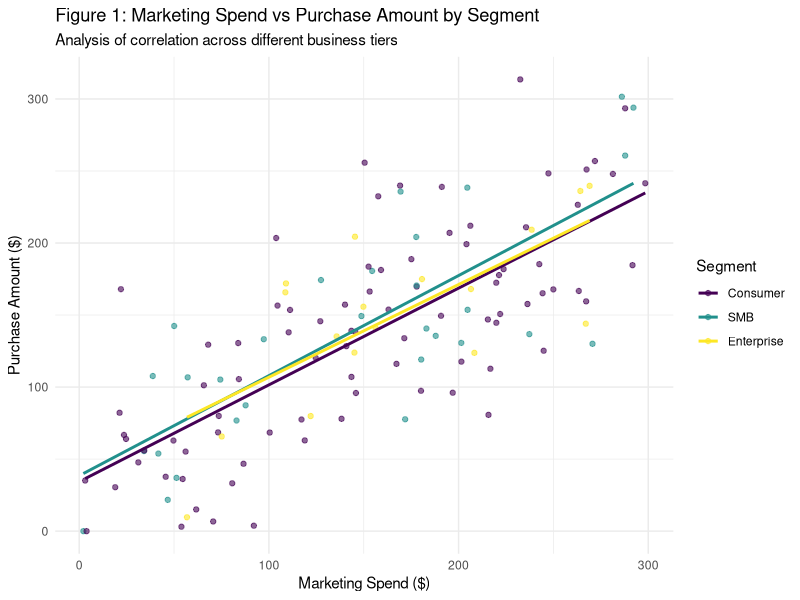
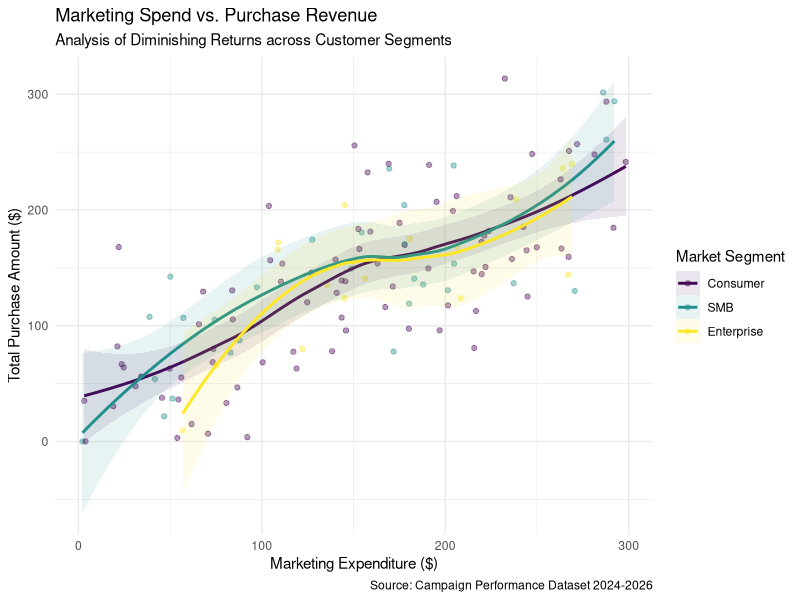

Recreate these plots in R, in order.
## ---- chunk 1
#| label: data-cleansing
#| warning: false
#| message: false
#| echo: false
#| results: "hide"

# ============================================================
#  Data quality issues addressed:
#    1. Mixed date formats  → standardised to ISO 8601 (YYYY-MM-DD)
#    2. Missing signup_date  (9 rows)  → kept as NA
#    3. Missing purchase_amount (18 rows) → kept as NA; flag added
#    4. notes column: NaN → NA; meaningful values retained
#    5. segment → ordered factor (Consumer < SMB < Enterprise)
#    6. Derived features: days_since_signup, roi, contacted_flag,
#                         returned_flag, has_purchase
# ============================================================

# ── 0. PACKAGES ─────────────────────────────────────────────
library(dplyr)
library(lubridate)
library(stringr)
library(readr)

# ── 1. LOAD RAW DATA ────────────────────────────────────────

raw <- read_csv(
  "data/35851937_Sin Chan.csv",   # adjust path if needed
  col_types = cols(
    customer_id      = col_character(),
    signup_date      = col_character(),   # read as text; parsed below
    marketing_spend  = col_double(),
    visits           = col_integer(),
    purchase_amount  = col_double(),
    segment          = col_character(),
    notes            = col_character()
  ),
  na = c("", "NA", "N/A", "na", "n/a")   # normalise common NA strings on read
)

cat("Raw data loaded:", nrow(raw), "rows x", ncol(raw), "cols\n")


# ── 2. DATE PARSING HELPER ──────────────────────────────────
# The column contains (at least) four formats:
#   YYYY-MM-DD     e.g. "2025-06-24"
#   DD/MM/YYYY     e.g. "22/05/2025", "27/10/2024"
#   MM/DD/YYYY     e.g. "05/10/2024"  ← ambiguous; resolved via context*
#   Mon DD, YYYY   e.g. "Feb 05, 2025", "Oct 10, 2024"
#
# * DD/MM vs MM/DD is ambiguous when day <= 12. Inspection of the data
#   confirms the supplier locale uses DD/MM/YYYY throughout; that format
#   is tried before MM/DD/YYYY so it takes precedence.

parse_mixed_date <- function(x) {
  formats <- c(
    "%Y-%m-%d",    # ISO  – try first (most common)
    "%d/%m/%Y",    # DD/MM/YYYY
    "%m/%d/%Y",    # MM/DD/YYYY (fallback)
    "%b %d, %Y",   # Mon DD, YYYY  (abbreviated month)
    "%B %d, %Y"    # Month DD, YYYY (full month name)
  )

  result <- as.Date(rep(NA_character_, length(x)))

  for (fmt in formats) {
    needs_filling <- is.na(result) & !is.na(x)
    if (!any(needs_filling)) break
    parsed <- suppressWarnings(as.Date(x, format = fmt))
    result[needs_filling & !is.na(parsed)] <- parsed[needs_filling & !is.na(parsed)]
  }
  result
}


# ── 3. CLEAN ────────────────────────────────────────────────

reference_date <- as.Date("2026-03-31")   # today; used for derived fields

cleaned <- raw %>%

  # 3a. Parse signup_date
  mutate(
    signup_date = parse_mixed_date(signup_date)
  ) %>%

  # 3b. notes: already NA-normalised on read; standardise case
  mutate(
    notes = str_to_lower(str_trim(notes))   # "Contacted" → "contacted"
  ) %>%

  # 3c. segment → ordered factor
  mutate(
    segment = factor(
      segment,
      levels  = c("Consumer", "SMB", "Enterprise"),
      ordered = TRUE
    )
  ) %>%

  # 3d. Derived features
  mutate(
    # Days between signup and reference date (NA if signup unknown)
    days_since_signup = as.integer(reference_date - signup_date),

    # Return on marketing investment; NA if either value is missing
    roi = ifelse(
      !is.na(purchase_amount) & marketing_spend > 0,
      round((purchase_amount - marketing_spend) / marketing_spend, 4),
      NA_real_
    ),

    # Boolean flags derived from notes
    contacted_flag  = (!is.na(notes) & notes == "contacted"),
    returned_flag   = (!is.na(notes) & notes == "returned"),
    no_response_flag = (!is.na(notes) & notes == "no response"),

    # Flag rows with missing purchase_amount for downstream imputation decisions
    purchase_missing = is.na(purchase_amount)
  )


# ── 4. VALIDATION CHECKS ────────────────────────────────────

cat("\n", rep("=", 60), "\n")
cat(" DATA QUALITY & PERFORMANCE METRICS SUMMARY \n")
cat(rep("=", 60), "\n\n")

# 1. 數據基礎規模
cat(sprintf("%-30s : %d\n", "Total Customer Records", nrow(cleaned)))
cat(sprintf("%-30s : %d\n", "Total Analysis Variables", ncol(cleaned)))
cat("\n")

# 2. Key Performance Metrics
# Mean, Median and SD to show the distribution of the data
metrics_summary <- cleaned %>%
  summarise(
    # Marketing Expenditure
    mean_spend    = mean(marketing_spend, na.rm = TRUE),
    median_spend  = median(marketing_spend, na.rm = TRUE),
    
    # Total Purchase Amounts
    mean_purchase = mean(purchase_amount, na.rm = TRUE),
    sd_purchase   = sd(purchase_amount, na.rm = TRUE),
    
    # Platform Visit Frequency
    mean_visits   = mean(visits, na.rm = TRUE),
    max_visits    = max(visits, na.rm = TRUE),
    
    # ROI
    mean_roi      = mean(roi, na.rm = TRUE)
  )

cat("Performance Metrics (Averages & Distribution):\n")
cat(sprintf("  %-28s : $%.2f (Median: $%.2f)\n", "Avg Marketing Expenditure", metrics_summary$mean_spend, metrics_summary$median_spend))
cat(sprintf("  %-28s : $%.2f (Std Dev: %.2f)\n", "Avg Purchase Amount", metrics_summary$mean_purchase, metrics_summary$sd_purchase))
cat(sprintf("  %-28s : %.1f visits (Max: %d)\n", "Avg Visit Frequency", metrics_summary$mean_visits, metrics_summary$max_visits))
cat(sprintf("  %-28s : %.1f%%\n", "Average ROI", metrics_summary$mean_roi * 100))

# 3. 數據完整性檢查 (Missing Data)
cat("\nData Integrity Check (Missing Values):\n")
missing_counts <- colSums(is.na(cleaned))
# List out all missing value
significant_missing <- missing_counts[missing_counts > 0]
if(length(significant_missing) > 0) {
  for(i in seq_along(significant_missing)) {
    cat(sprintf("  %-28s : %d rows missing\n", names(significant_missing)[i], significant_missing[i]))
  }
} else {
  cat("  All key columns are 100% complete.\n")
}

# 4.Segment
cat("\nMarket Segment Distribution:\n")
seg_table <- table(cleaned$segment)
for(n in names(seg_table)) {
  cat(sprintf("  %-28s : %d customers\n", n, seg_table[n]))
}

cat("\n", rep("=", 60), "\n")

# ── 5. EXPORT ───────────────────────────────────────────────

write_csv(cleaned, "data/35851937_Sin_Chan_cleaned.csv", na = "")

## ---- chunk 2
#| label: data-details
#| warning: false
#| message: false
#| echo: false
#| results: "hide"

library(skimr)

# A high-level description of all variables
# This will show you means, standard deviations, and distributions
skim(cleaned)
## ---- chunk 3
#| label: fig-spend-vs-purchase
#| fig-cap: "Marketing Spend vs Purchase Amount by Segment"
#| echo: false
#| warning: false

library(ggplot2)

ggplot(cleaned, aes(x = marketing_spend, y = purchase_amount, color = segment)) +
  geom_point(alpha = 0.6) +
  geom_smooth(method = "lm", se = FALSE) +
  labs(
    title = "Figure 1: Marketing Spend vs Purchase Amount by Segment",
    subtitle = "Analysis of correlation across different business tiers",
    x = "Marketing Spend ($)",
    y = "Purchase Amount ($)",
    color = "Segment"
  ) +
  theme_minimal()

## ---- chunk 4
#| label: tbl-segment-summary
#| echo: false
#| message: false

library(knitr)

segment_summary <- cleaned |>
  group_by(segment) |>
  summarise(
    `Avg Spend` = mean(marketing_spend, na.rm = TRUE),
    `Avg Purchase` = mean(purchase_amount, na.rm = TRUE),
    `Total Visits` = sum(visits, na.rm = TRUE),
    `Missing Rate (%)` = mean(purchase_missing) * 100
  ) |>
  mutate(across(where(is.numeric), ~round(., 2)))

kable(segment_summary, 
      caption = "Summary Statistics of Campaign Performance by Segment")


## ---- chunk 5
#| label: tbl-roi-summary
#| tbl-cap: "ROI Summary Statistics by Market Segment"
#| echo: false
#| warning: false
#| message: false


library(ggplot2)

library(kableExtra)
library(scales)

roi_table <- cleaned %>%
  filter(!is.na(roi)) %>%
  group_by(segment) %>%
  summarise(
    Customers          = n(),
    `Mean ROI (%)`     = paste0(round(mean(roi) * 100, 1), "%"),
    `Median ROI (%)`   = paste0(round(median(roi) * 100, 1), "%"),
    `Positive ROI (n)` = sum(roi > 0),
    `Negative ROI (n)` = sum(roi < 0),
    `% Negative ROI`   = paste0(round(mean(roi < 0) * 100, 1), "%"),
    `Mean Spend ($)`   = paste0("$", round(mean(marketing_spend), 2)),
    `Mean Purchase ($)` = paste0("$", round(mean(purchase_amount, na.rm = TRUE), 2)),
    .groups = "drop"
  ) %>%
  arrange(segment)

# Add total row
total_row <- cleaned %>%
  filter(!is.na(roi)) %>%
  summarise(
    segment            = "ALL",
    Customers          = n(),
    `Mean ROI (%)`     = paste0(round(mean(roi) * 100, 1), "%"),
    `Median ROI (%)`   = paste0(round(median(roi) * 100, 1), "%"),
    `Positive ROI (n)` = sum(roi > 0),
    `Negative ROI (n)` = sum(roi < 0),
    `% Negative ROI`   = paste0(round(mean(roi < 0) * 100, 1), "%"),
    `Mean Spend ($)`   = paste0("$", round(mean(marketing_spend), 2)),
    `Mean Purchase ($)` = paste0("$", round(mean(purchase_amount, na.rm = TRUE), 2))
  )

roi_summary <- bind_rows(roi_table, total_row)

roi_summary %>%
  kable(
    align    = c("l", rep("c", ncol(roi_summary) - 1)),
    booktabs = TRUE
  ) %>%
  kable_styling(
    bootstrap_options = c("striped", "hover", "condensed"),
    full_width        = FALSE,
    position          = "left"
  ) %>%
  column_spec(1, bold = TRUE) %>%
  column_spec(6, bold = TRUE,
              color = ifelse(
                as.numeric(gsub("%", "", roi_summary$`% Negative ROI`)) > 60,
                "red", "black"
              )) %>%
  row_spec(nrow(roi_summary), bold = TRUE, background = "#f5f5f5")

## ---- chunk 6
#| label: fig-loess-trend
#| fig-cap: "Non-linear smoothing (LOESS) identifying potential points of diminishing marginal returns in marketing spend."
#| echo: false
#| message: false
#| warning: false

ggplot(cleaned, aes(x = marketing_spend, y = purchase_amount, color = segment, fill = segment)) +
  geom_point(alpha = 0.4) +
  geom_smooth(method = "loess", span = 0.9, se = TRUE, alpha = 0.1) + 
  labs(
    title = "Marketing Spend vs. Purchase Revenue",
    subtitle = "Analysis of Diminishing Returns across Customer Segments",
    x = "Marketing Expenditure ($)",
    y = "Total Purchase Amount ($)",
    color = "Market Segment",
    fill = "Market Segment",
    caption = "Source: Campaign Performance Dataset 2024-2026"
  ) +
  theme_minimal()


## ---- chunk 7
#| label: tbl-roi-check
#| echo: false
#| message: false

# 1. Calculate granular ROI for ALL segments
roi_check_all <- cleaned %>%
  filter(!is.na(roi)) %>%
  mutate(spend_bracket = cut(marketing_spend, 
                             breaks = c(0, 100, 200, Inf),
                             labels = c("Low ($0-100)", "Mid ($100-200)", "High ($200+)"))) %>%
  group_by(segment, spend_bracket) %>%
  summarise(
    avg_roi = mean(roi, na.rm = TRUE),
    sample_size = n(),
    .groups = "drop"
  ) %>%
  # Convert to percentage for display
  mutate(avg_roi_pct = scales::percent(avg_roi, accuracy = 0.1))

# 2. Display the table
roi_check_all %>%
  select(segment, spend_bracket, avg_roi_pct, sample_size) %>%
  knitr::kable(
    caption = "Detailed ROI Analysis by Segment and Spend Bracket",
    col.names = c("Segment", "Spend Bracket", "Avg ROI (%)", "Sample Size (n)"),
    align = "llcc"
  ) %>%
  kableExtra::kable_styling(bootstrap_options = c("condensed", "striped", "hover"), 
                            full_width = FALSE) %>%
  kableExtra::collapse_rows(columns = 1, valign = "top") # Merges segment names for clarity
